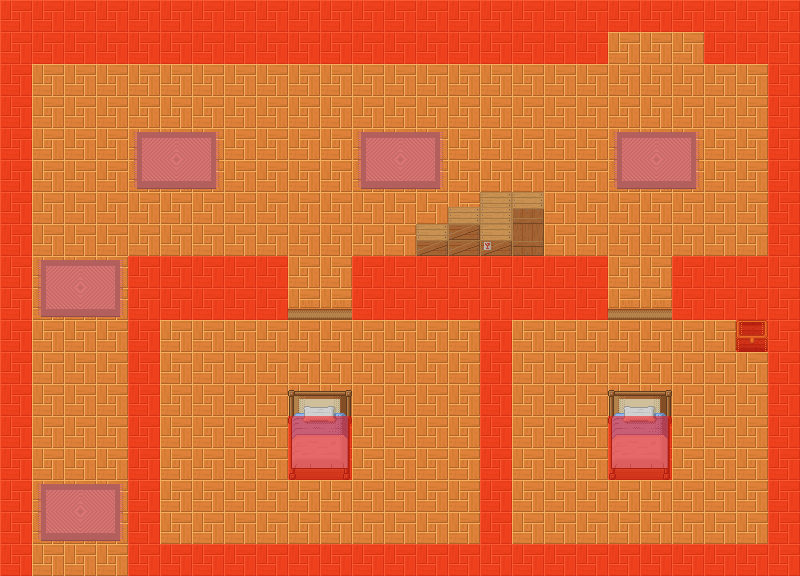

The image is a tile-based game level rendered from a .tmx file. Its description and complete source (layers, tilesets, objects, tile grids) follow:
An orthogonal 25x18 tile map with 32x32 px tiles, 5 tile layers (1, 2, 3, 4, ...).

<map version="1.0" orientation="orthogonal" renderorder="right-down" width="25" height="18" tilewidth="32" tileheight="32" nextobjectid="1">
 <tileset firstgid="1" name="tileset1" tilewidth="32" tileheight="32" tilecount="1000" columns="25">
  <image source="tileset1.png" width="800" height="1280" />
 </tileset>
 <layer name="1" width="25" height="18">
  <data encoding="csv">
15,15,15,15,15,15,15,15,15,15,15,15,15,15,15,15,15,15,15,15,15,15,15,15,15,
15,15,15,15,15,15,15,15,15,15,15,15,15,15,15,15,15,15,15,15,15,15,15,15,15,
15,15,15,15,15,15,15,15,15,15,15,15,15,15,15,15,15,15,15,15,15,15,15,15,15,
15,15,15,15,15,15,15,15,15,15,15,15,15,15,15,15,15,15,15,15,15,15,15,15,15,
15,15,15,15,15,15,15,15,15,15,15,15,15,15,15,15,15,15,15,15,15,15,15,15,15,
15,15,15,15,15,15,15,15,15,15,15,15,15,15,15,15,15,15,15,15,15,15,15,15,15,
15,15,15,15,15,15,15,15,15,15,15,15,15,15,15,15,15,15,15,15,15,15,15,15,15,
15,15,15,15,15,15,15,15,15,15,15,15,15,15,15,15,15,15,15,15,15,15,15,15,15,
15,15,15,15,15,15,15,15,15,15,15,15,15,15,15,15,15,15,15,15,15,15,15,15,15,
15,15,15,15,15,15,15,15,15,15,15,15,15,15,15,15,15,15,15,15,15,15,15,15,15,
15,15,15,15,15,15,15,15,15,15,15,15,15,15,15,15,15,15,15,15,15,15,15,15,15,
15,15,15,15,15,15,15,15,15,15,15,15,15,15,15,15,15,15,15,15,15,15,15,15,15,
15,15,15,15,15,15,15,15,15,15,15,15,15,15,15,15,15,15,15,15,15,15,15,15,15,
15,15,15,15,15,15,15,15,15,15,15,15,15,15,15,15,15,15,15,15,15,15,15,15,15,
15,15,15,15,15,15,15,15,15,15,15,15,15,15,15,15,15,15,15,15,15,15,15,15,15,
15,15,15,15,15,15,15,15,15,15,15,15,15,15,15,15,15,15,15,15,15,15,15,15,15,
15,15,15,15,15,15,15,15,15,15,15,15,15,15,15,15,15,15,15,15,15,15,15,15,15,
15,15,15,15,15,15,15,15,15,15,15,15,15,15,15,15,15,15,15,15,15,15,15,15,15
</data>
 </layer>
 <layer name="2" width="25" height="18">
  <data encoding="csv">
146,146,146,146,146,146,146,146,146,146,146,146,146,146,146,146,146,146,146,935,936,937,146,146,146,
146,171,171,171,171,171,171,171,171,171,171,171,171,171,171,171,171,171,171,935,936,937,171,171,146,
146,0,0,0,0,0,0,0,0,0,0,0,0,0,0,0,0,0,0,0,0,0,0,0,146,
146,0,0,0,0,0,0,0,0,0,0,0,0,0,0,0,0,0,0,0,0,0,0,0,146,
146,0,0,0,136,137,138,0,0,0,0,136,137,138,0,0,0,0,0,136,137,138,0,0,146,
146,0,0,0,161,162,163,0,0,0,0,161,162,163,0,0,0,0,0,161,162,163,0,0,146,
146,0,0,0,0,0,0,0,0,0,0,0,0,0,0,0,0,0,0,0,0,0,0,0,146,
146,0,0,0,0,0,0,0,0,0,0,0,0,0,0,0,0,0,0,0,0,0,0,0,146,
146,136,137,138,146,146,146,146,146,0,0,146,146,146,146,146,146,146,146,0,0,146,146,146,146,
146,161,162,163,146,171,171,171,171,14,14,171,171,171,171,146,171,171,171,14,14,171,171,171,146,
146,0,0,0,146,0,0,0,0,0,0,0,0,0,0,146,0,0,0,0,0,0,0,0,146,
146,0,0,0,146,0,0,0,0,0,0,0,0,0,0,146,0,0,0,0,0,0,0,0,146,
146,0,0,0,146,0,0,0,0,0,0,0,0,0,0,146,0,0,0,0,0,0,0,0,146,
146,0,0,0,146,0,0,0,0,0,0,0,0,0,0,146,0,0,0,0,0,0,0,0,146,
146,0,0,0,146,0,0,0,0,0,0,0,0,0,0,146,0,0,0,0,0,0,0,0,146,
146,136,137,138,146,0,0,0,0,0,0,0,0,0,0,146,0,0,0,0,0,0,0,0,146,
146,161,162,163,146,0,0,0,0,0,0,0,0,0,0,146,0,0,0,0,0,0,0,0,146,
146,0,0,0,146,146,146,146,146,146,146,146,146,146,146,146,146,146,146,146,146,146,146,146,146
</data>
 </layer>
 <layer name="3" width="25" height="18">
  <data encoding="csv">
0,0,0,490,0,0,0,0,0,490,0,0,0,0,0,0,490,0,0,0,0,0,0,0,0,
0,0,0,515,0,0,0,0,0,515,0,0,0,0,0,0,515,0,0,0,0,0,0,0,0,
0,0,0,0,0,0,0,0,0,0,0,0,0,0,0,0,0,0,0,0,0,0,0,0,0,
0,0,0,0,0,0,0,0,0,0,0,0,0,0,0,0,0,0,0,0,0,0,0,0,0,
0,0,0,0,0,0,0,0,0,0,0,0,0,0,0,0,0,0,0,0,0,0,0,0,0,
0,0,0,0,0,0,0,0,0,0,0,0,0,0,0,0,0,0,0,0,0,0,0,0,0,
0,0,0,0,0,0,0,0,0,0,0,0,0,0,0,0,0,0,0,0,0,0,0,0,0,
0,0,0,0,0,0,0,0,0,0,0,0,0,0,0,0,0,0,0,0,0,0,0,0,0,
0,0,0,0,0,0,0,0,0,0,0,0,0,0,0,0,0,0,0,0,0,0,0,0,0,
0,0,0,0,0,0,0,0,0,0,0,0,0,0,0,0,0,0,0,0,0,0,0,0,0,
0,0,0,0,0,0,0,0,0,0,0,0,0,0,0,0,0,0,0,0,0,0,0,239,0,
0,0,0,0,0,0,0,0,0,0,0,0,0,0,0,0,0,0,0,0,0,0,0,0,0,
0,0,0,0,0,0,0,0,0,0,0,0,0,0,0,0,0,0,0,0,0,0,0,0,0,
0,0,0,0,0,0,0,0,0,114,115,0,0,0,0,0,0,0,0,114,115,0,0,0,0,
0,0,0,0,0,0,0,0,0,139,140,0,0,0,0,0,0,0,0,139,140,0,0,0,0,
0,0,0,0,0,0,0,0,0,0,0,0,0,0,0,0,0,0,0,0,0,0,0,0,0,
0,0,0,0,0,0,0,0,0,0,0,0,0,0,0,0,0,0,0,0,0,0,0,0,0,
0,0,0,0,0,0,0,0,0,0,0,0,0,0,0,0,0,0,0,0,0,0,0,0,0
</data>
 </layer>
 <layer name="4" width="25" height="18">
  <data encoding="csv">
0,0,0,0,0,0,0,0,0,0,0,0,0,0,0,0,0,0,0,0,0,0,0,0,0,
0,0,0,0,0,0,0,0,0,0,0,0,0,0,0,0,0,0,0,0,0,0,0,0,0,
0,0,0,0,0,0,0,0,0,0,0,0,0,0,0,0,0,0,0,0,0,0,0,0,0,
0,0,0,0,0,0,0,0,0,0,0,0,0,0,0,0,0,0,0,0,0,0,0,0,0,
0,0,0,0,0,0,0,0,0,0,0,0,0,0,0,0,0,0,0,0,0,0,0,0,0,
0,0,0,0,0,0,0,0,0,0,0,0,0,0,0,0,0,0,0,0,0,0,0,0,0,
0,0,0,0,0,0,0,0,0,0,0,0,0,337,338,339,340,0,0,0,0,0,0,0,0,
0,0,0,0,0,0,0,0,0,0,0,0,0,362,363,364,365,0,0,0,0,0,0,0,0,
0,0,0,0,0,0,0,0,0,0,0,0,0,0,0,0,0,0,0,0,0,0,0,0,0,
0,0,0,0,0,0,0,0,0,0,0,0,0,0,0,0,0,0,0,0,0,0,0,0,0,
0,0,0,0,0,0,0,0,0,0,0,0,0,0,0,0,0,0,0,0,0,0,0,0,0,
0,0,0,0,0,0,0,0,0,0,0,0,0,0,0,0,0,0,0,0,0,0,0,0,0,
0,0,0,0,0,0,0,0,0,89,90,0,0,0,0,0,0,0,0,89,90,0,0,0,0,
0,0,0,0,0,0,0,0,0,0,0,0,0,0,0,0,0,0,0,0,0,0,0,0,0,
0,0,0,0,0,0,0,0,0,0,0,0,0,0,0,0,0,0,0,0,0,0,0,0,0,
0,0,0,0,0,0,0,0,0,0,0,0,0,0,0,0,0,0,0,0,0,0,0,0,0,
0,0,0,0,0,0,0,0,0,0,0,0,0,0,0,0,0,0,0,0,0,0,0,0,0,
0,0,0,0,0,0,0,0,0,0,0,0,0,0,0,0,0,0,0,0,0,0,0,0,0
</data>
 </layer>
 <layer name="kollision" width="25" height="18">
  <data encoding="csv">
2,2,2,2,2,2,2,2,2,2,2,2,2,2,2,2,2,2,2,2,2,2,2,2,2,
2,2,2,2,2,2,2,2,2,2,2,2,2,2,2,2,2,2,2,0,0,0,2,2,2,
2,0,0,0,0,0,0,0,0,0,0,0,0,0,0,0,0,0,0,0,0,0,0,0,2,
2,0,0,0,0,0,0,0,0,0,0,0,0,0,0,0,0,0,0,0,0,0,0,0,2,
2,0,0,0,0,0,0,0,0,0,0,0,0,0,0,0,0,0,0,0,0,0,0,0,2,
2,0,0,0,0,0,0,0,0,0,0,0,0,0,0,0,0,0,0,0,0,0,0,0,2,
2,0,0,0,0,0,0,0,0,0,0,0,0,0,0,0,0,0,0,0,0,0,0,0,2,
2,0,0,0,0,0,0,0,0,0,0,0,0,0,0,0,0,0,0,0,0,0,0,0,2,
2,0,0,0,2,2,2,2,2,0,0,2,2,2,2,2,2,2,2,0,0,2,2,2,2,
2,0,0,0,2,2,2,2,2,0,0,2,2,2,2,2,2,2,2,0,0,2,2,2,2,
2,0,0,0,2,0,0,0,0,0,0,0,0,0,0,2,0,0,0,0,0,0,0,2,2,
2,0,0,0,2,0,0,0,0,0,0,0,0,0,0,2,0,0,0,0,0,0,0,0,2,
2,0,0,0,2,0,0,0,0,0,0,0,0,0,0,2,0,0,0,0,0,0,0,0,2,
2,0,0,0,2,0,0,0,0,2,2,0,0,0,0,2,0,0,0,2,2,0,0,0,2,
2,0,0,0,2,0,0,0,0,2,2,0,0,0,0,2,0,0,0,2,2,0,0,0,2,
2,0,0,0,2,0,0,0,0,0,0,0,0,0,0,2,0,0,0,0,0,0,0,0,2,
2,0,0,0,2,0,0,0,0,0,0,0,0,0,0,2,0,0,0,0,0,0,0,0,2,
2,0,0,0,2,2,2,2,2,2,2,2,2,2,2,2,2,2,2,2,2,2,2,2,2
</data>
 </layer>
</map>